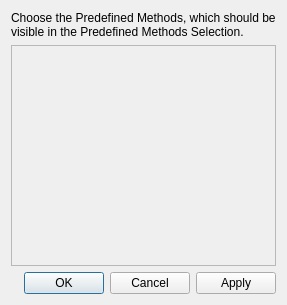
<?xml version="1.0" encoding="UTF-8"?>
<ui version="4.0">
 <class>Dialog</class>
 <widget class="QDialog" name="Dialog">
  <property name="geometry">
   <rect>
    <x>0</x>
    <y>0</y>
    <width>255</width>
    <height>305</height>
   </rect>
  </property>
  <property name="windowTitle">
   <string>Predefined Methods Config</string>
  </property>
  <property name="locale">
   <locale language="English" country="UnitedStates"/>
  </property>
  <layout class="QGridLayout" name="gridLayout">
   <item row="2" column="0">
    <widget class="QDialogButtonBox" name="buttonBox">
     <property name="orientation">
      <enum>Qt::Horizontal</enum>
     </property>
     <property name="standardButtons">
      <set>QDialogButtonBox::Apply|QDialogButtonBox::Cancel|QDialogButtonBox::Ok</set>
     </property>
    </widget>
   </item>
   <item row="1" column="0">
    <widget class="QScrollArea" name="scrollArea">
     <property name="widgetResizable">
      <bool>true</bool>
     </property>
     <widget class="QWidget" name="scrollAreaWidgetContents">
      <property name="geometry">
       <rect>
        <x>0</x>
        <y>0</y>
        <width>235</width>
        <height>224</height>
       </rect>
      </property>
      <layout class="QVBoxLayout" name="verticalLayout_2">
       <item>
        <layout class="QVBoxLayout" name="verticalLayout"/>
       </item>
      </layout>
     </widget>
    </widget>
   </item>
   <item row="0" column="0">
    <widget class="QLabel" name="label">
     <property name="sizePolicy">
      <sizepolicy hsizetype="Preferred" vsizetype="Fixed">
       <horstretch>0</horstretch>
       <verstretch>0</verstretch>
      </sizepolicy>
     </property>
     <property name="text">
      <string>&lt;html&gt;&lt;head/&gt;&lt;body&gt;&lt;p&gt;Choose the Predefined Methods, which should be &lt;br/&gt;visible in the Predefined Methods Selection.&lt;/p&gt;&lt;/body&gt;&lt;/html&gt;</string>
     </property>
    </widget>
   </item>
  </layout>
 </widget>
 <resources/>
 <connections>
  <connection>
   <sender>buttonBox</sender>
   <signal>accepted()</signal>
   <receiver>Dialog</receiver>
   <slot>accept()</slot>
   <hints>
    <hint type="sourcelabel">
     <x>248</x>
     <y>254</y>
    </hint>
    <hint type="destinationlabel">
     <x>157</x>
     <y>274</y>
    </hint>
   </hints>
  </connection>
  <connection>
   <sender>buttonBox</sender>
   <signal>rejected()</signal>
   <receiver>Dialog</receiver>
   <slot>reject()</slot>
   <hints>
    <hint type="sourcelabel">
     <x>316</x>
     <y>260</y>
    </hint>
    <hint type="destinationlabel">
     <x>286</x>
     <y>274</y>
    </hint>
   </hints>
  </connection>
 </connections>
</ui>
